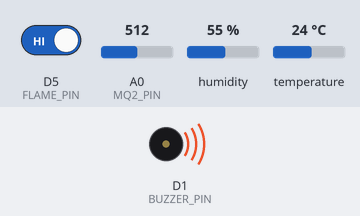
The sketch below on a simulated ESP8266 (NodeMCU). Shown: buzzer (waves = sounding, pin HIGH). The inputs (shaded band) are chosen by the test bench; at power-on: A0 (MQ2_PIN) = 512, D5 (FLAME_PIN) HIGH, humidity 55 %, temperature 24 °C. WiFi joins after 1.5 s; servers stay silent unless stated; no MQTT or app messages arrive unless stated; what the sketch prints to the serial monitor is not drawn.

Above: at 4.7 s.
4.8 s: A0 (MQ2_PIN) set to 308
8.7 s: A0 (MQ2_PIN) set to 292
At 10.9 s:
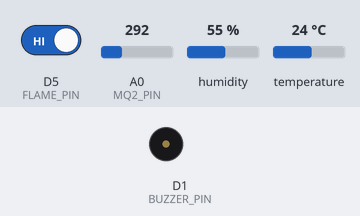
12.6 s: A0 (MQ2_PIN) set to 306
At 12.9 s:
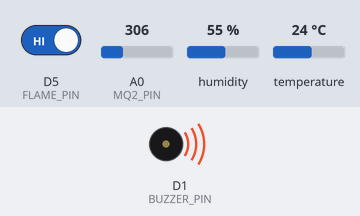
16.5 s: A0 (MQ2_PIN) set to 290
At 19.4 s:
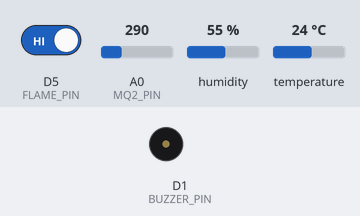
Timing chart, 0 to 20.9 s (numbered marks = the images above; inputs shaded):
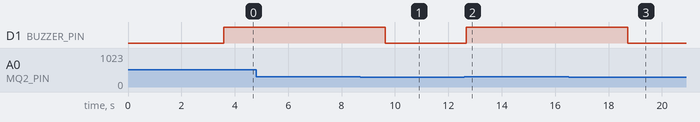

Measured:
- the behaviour switches between 301 and 300 on A0 (MQ2_PIN) (found by bisection; images 0 and 1)
- after the input at 4.8 s, every drawn part: stays the same
- after the input at 8.7 s, D1 (BUZZER_PIN): HIGH → LOW after 0.94 s
- after the input at 12.6 s, D1 (BUZZER_PIN): LOW → HIGH after 0.06 s
- after the input at 16.5 s, D1 (BUZZER_PIN): HIGH → LOW after 2.2 s

The sketch:

arduino.ino
```cpp
#include <ESP8266WiFi.h>
#include <WiFiClientSecure.h>     // Untuk TLS
#include <PubSubClient.h>
#include <DHT.h>

// ==================== Konfigurasi WiFi ====================
const char* ssid = "Avocado";
const char* password = "12345678";

// ==================== Konfigurasi MQTT (HiveMQ Cloud) ====================
const char* mqtt_server = "6266344797024ee38899455336cb7979.s1.eu.hivemq.cloud";
const int mqtt_port = 8883; // TLS port
const char* mqtt_user = "hivemq.webclient.1751985342943";
const char* mqtt_pass = "g73P#5MkQeuE.F4@$Wyn";

// ==================== Inisialisasi MQTT Client ====================
WiFiClientSecure espClient;
PubSubClient client(espClient);

// ==================== Konfigurasi Sensor dan Aktuator ====================
#define DHTPIN D2           // GPIO4
#define DHTTYPE DHT11
DHT dht(DHTPIN, DHTTYPE);

#define FLAME_PIN D5        // DO dari sensor api
#define BUZZER_PIN D1       // GPIO5
#define MQ2_PIN A0          // AO dari sensor asap/gas MQ2 (analog)

const float TEMP_THRESHOLD = 45.0;  // Suhu batas kebakaran
const int SMOKE_THRESHOLD = 300;   // Threshold asap (nilai ADC A0)

bool alarmActive = false;

// ==================== Koneksi WiFi ====================
void setup_wifi() {
  delay(10);
  Serial.println();
  Serial.print("Connecting to ");
  Serial.println(ssid);

  WiFi.begin(ssid, password);
  while (WiFi.status() != WL_CONNECTED) {
    delay(500);
    Serial.print(".");
  }
  Serial.println("\nWiFi connected");
}

// ==================== Reconnect MQTT jika terputus ====================
void reconnect() {
  while (!client.connected()) {
    Serial.print("Attempting MQTT connection...");
    if (client.connect("NodeMCUClient", mqtt_user, mqtt_pass)) {
      Serial.println("connected");
    } else {
      Serial.print("failed, rc=");
      Serial.print(client.state());
      Serial.println(" try again in 5 seconds");
      delay(5000);
    }
  }
}

// ==================== Publish ke Topik Sensor ====================
void publishSensorData(float temperature, int smokeLevel, int flameValue, bool fireDetected) {
  client.publish("kebakaran/suhu", String(temperature, 1).c_str());
  client.publish("kebakaran/asap", String(smokeLevel).c_str());        // Kirim nilai ADC
  client.publish("kebakaran/api", flameValue == 0 ? "1" : "0");         // 1 = api terdeteksi
  client.publish("kebakaran/status", fireDetected ? "1" : "0");  // Status kebakaran
}

// ==================== Setup Awal ====================
void setup() {
  Serial.begin(115200);
  setup_wifi();

  espClient.setInsecure();  // Nonaktifkan verifikasi TLS untuk testing
  delay(2000);              // Beri waktu agar TLS siap

  client.setServer(mqtt_server, mqtt_port);
  dht.begin();

  pinMode(BUZZER_PIN, OUTPUT);
  pinMode(FLAME_PIN, INPUT); // Digital input
}

// ==================== Loop Utama ====================
void loop() {
  if (!client.connected()) reconnect();
  client.loop();

  // Baca sensor
  float temperature = dht.readTemperature();
  int smokeLevel = analogRead(MQ2_PIN);        // Nilai dari 0 - 1023
  int flameValue = digitalRead(FLAME_PIN);     // 0 = api terdeteksi

  bool flameDetected = (flameValue == 0);
  bool smokeDetected = (smokeLevel > SMOKE_THRESHOLD);
  bool tempDetected = (temperature > TEMP_THRESHOLD);

  bool fireDetected = flameDetected || smokeDetected || tempDetected;

  // Kontrol buzzer
  if (fireDetected && !alarmActive) {
    digitalWrite(BUZZER_PIN, HIGH);
    alarmActive = true;
  } else if (!fireDetected && alarmActive) {
    digitalWrite(BUZZER_PIN, LOW);
    alarmActive = false;
  }

  // Kirim data ke MQTT
  publishSensorData(temperature, smokeLevel, flameValue, fireDetected);

  // Debug ke Serial Monitor
  Serial.print("Suhu: "); Serial.print(temperature);
  Serial.print(" | Asap(A0): "); Serial.print(smokeLevel);
  Serial.print(" | Api(DO): "); Serial.print(flameValue);
  Serial.print(" | Kebakaran: "); Serial.println(fireDetected);

  delay(3000);
}
```
